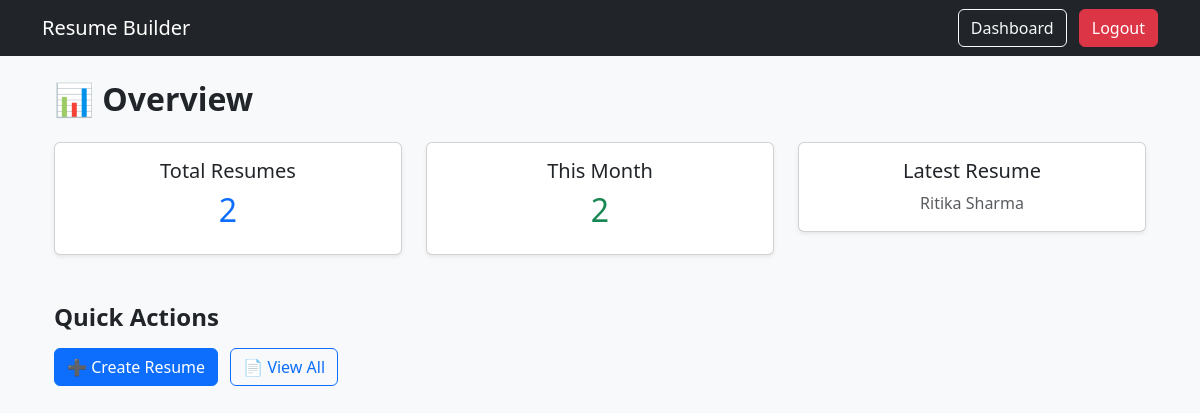
/overview/ (signed in), run on an earlier commit of the app's database.
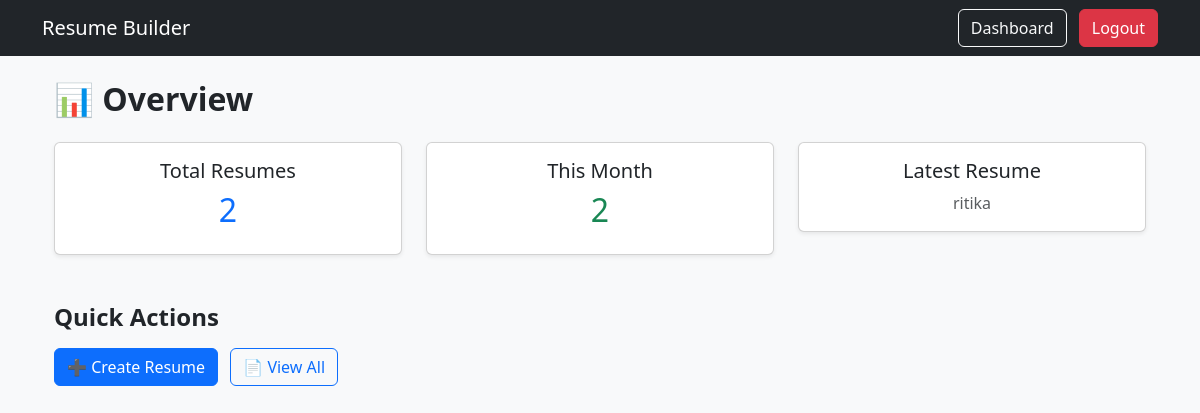
And on a later commit of the database.
### resume/models.py (models this page shows, shortened)
class Resume(models.Model):
    user = models.ForeignKey(User, on_delete=models.CASCADE)
    name = models.CharField(max_length=255)
    email = models.EmailField()
    phone = models.CharField(max_length=20, blank=True)
    location = models.CharField(max_length=100, blank=True)
    summary = models.TextField(blank=True, null=True)
    education = models.TextField(blank=True)
    experience = models.TextField(blank=True)
    skills = models.TextField(blank=True)
    template = models.CharField(max_length=50, default="template1")
    github = models.URLField(blank=True)
    linkedin = models.URLField(blank=True)
    leetcode = models.URLField(blank=True)
    gfg = models.URLField(blank=True)
    created_at = models.DateTimeField(auto_now_add=True)
    class Meta:
        ordering = ['-created_at']

### resume/views.py (the view)
# urls.py: path('overview/', views.overview, name='overview'),
@login_required
def overview(request):
    resumes = Resume.objects.filter(user=request.user)
    context = {
        "total_resumes": resumes.count(),
        "monthly_resumes": resumes.count(),
        "last_resume": resumes.order_by("-id").first(),
    }
    return render(request, "overview.html", context)

### resume/templates/overview.html
{% extends "base.html" %}
{% block content %}
<div class="container">
  <h2 class="fw-bold mb-4">📊 Overview</h2>
  <div class="row g-4">
    <div class="col-md-4">
      <div class="card shadow-sm p-3 text-center">
        <h5>Total Resumes</h5>
        <h2 class="text-primary">{{ total_resumes }}</h2>
      </div>
    </div>
    <div class="col-md-4">
      <div class="card shadow-sm p-3 text-center">
        <h5>This Month</h5>
        <h2 class="text-success">{{ monthly_resumes }}</h2>
      </div>
    </div>
    <div class="col-md-4">
      <div class="card shadow-sm p-3 text-center">
        <h5>Latest Resume</h5>
        <p class="text-muted mb-0">
          {{ last_resume.name }}
        </p>
      </div>
    </div>
  </div>
  <div class="mt-5">
    <h4 class="fw-bold mb-3">Quick Actions</h4>
    <a href="/create/" class="btn btn-primary me-2">➕ Create Resume</a>
    <a href="/dashboard/" class="btn btn-outline-primary">📄 View All</a>
  </div>
</div>
{% endblock %}

What changed in the data, as far as the page shows it:
removed Resume: name "Ritika Sharma"
added Resume: name "ritika"
